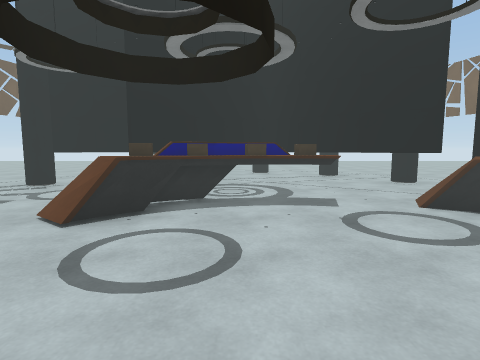
view 1 (above)

24 first-person views from a walk through a scene from a Unity 3-D project. The camera is 1.3 m above the floor, tilts 6° down and sees 80° across. The floor is counted in squares, 1 m on a side. Each view is taken from the middle of a square. On the plan, view 1 faces up. The plan holds only what a view shows up to about 13 squares ahead; the rest is blank. The place goes on beyond the plan. The player is left out. Door leaves are left out, so doorways stand open. Some surface patterns are stand-ins.

view 2
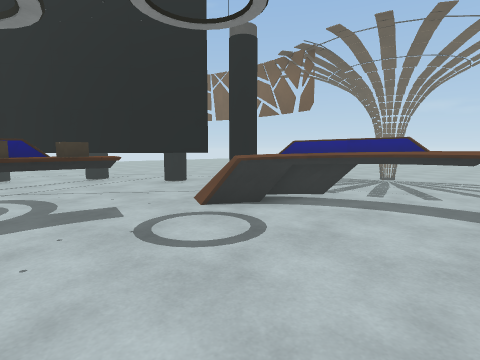

view 3
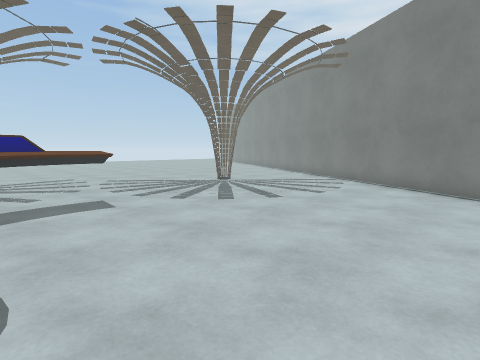

view 4
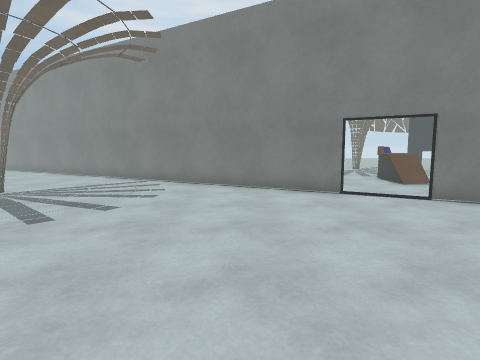

view 5
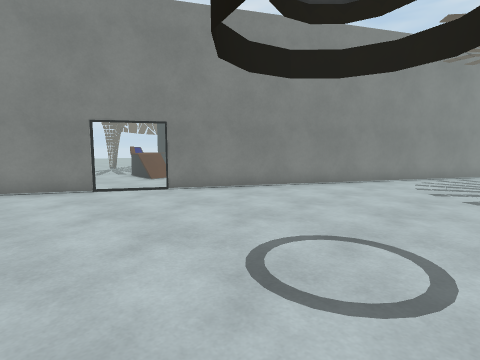

view 6
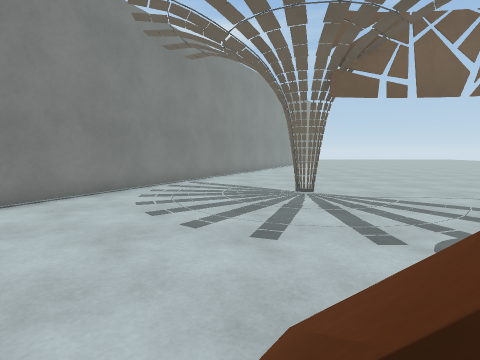

view 7
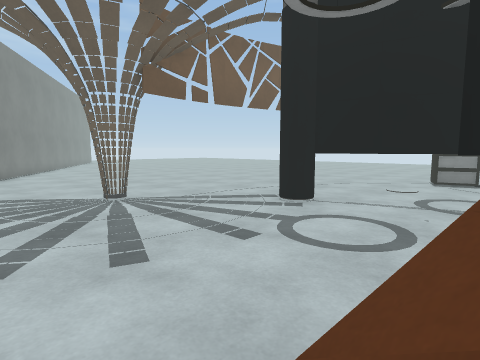

view 8
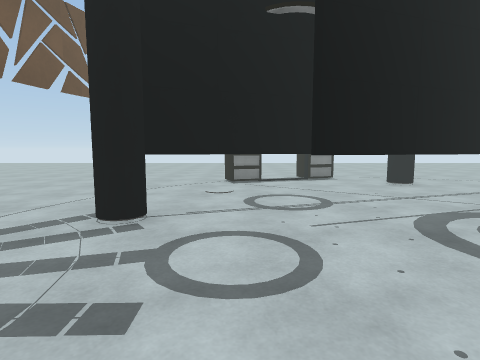

view 9
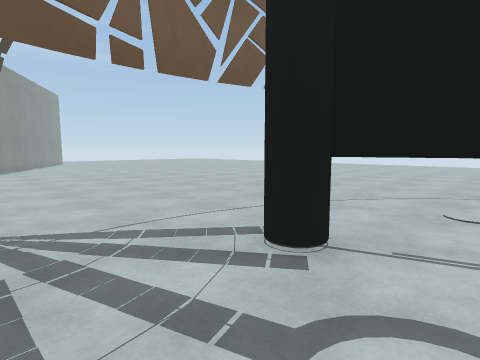

view 10
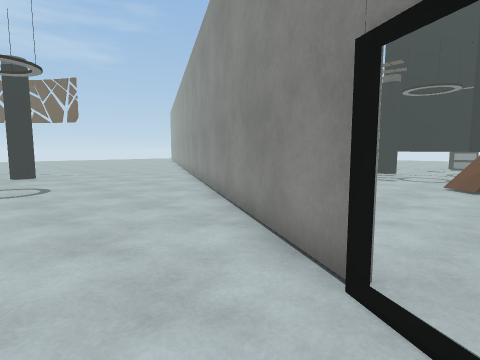

view 11
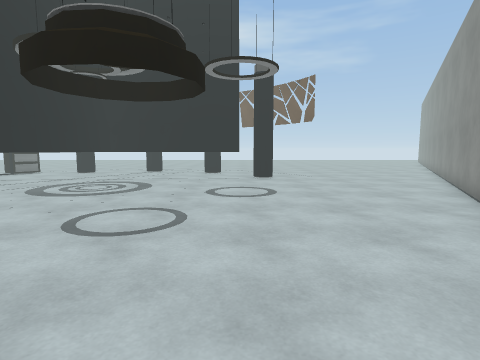

view 12
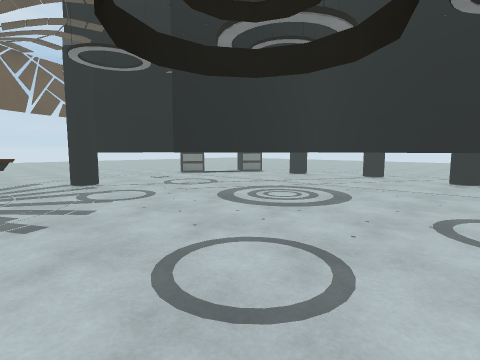

view 13
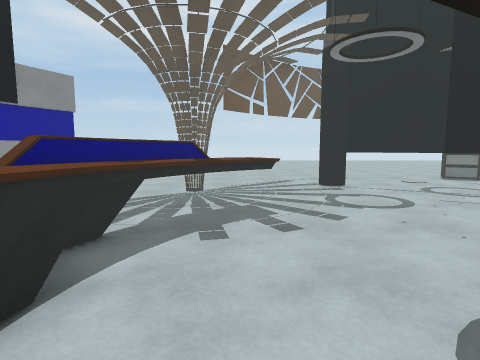

view 14
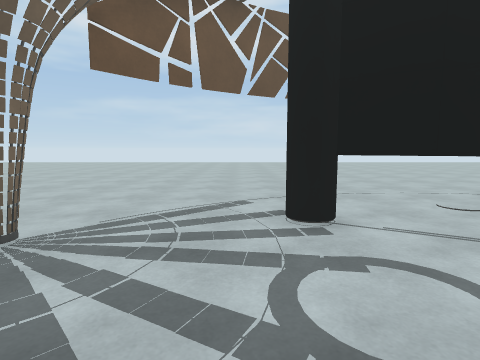

view 15
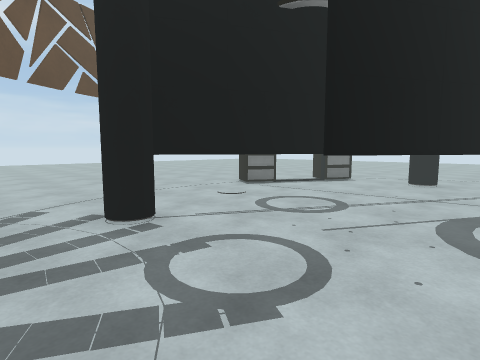

view 16
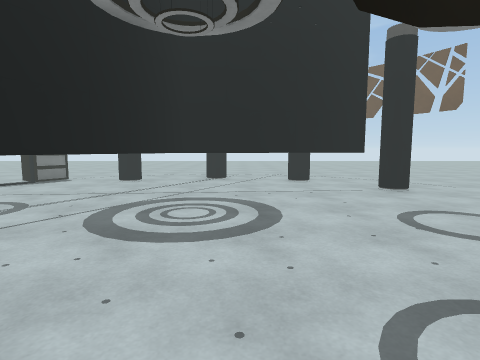

view 17
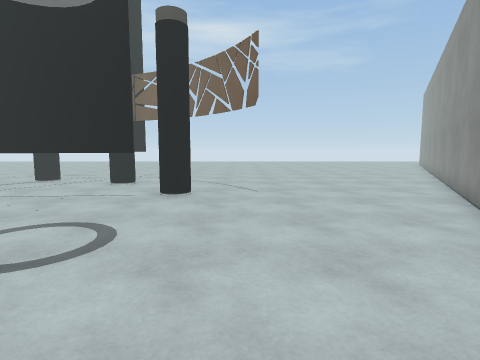

view 18
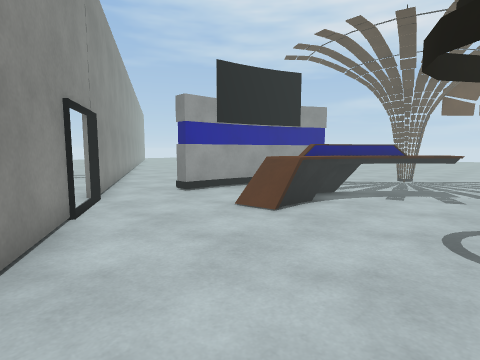

view 19
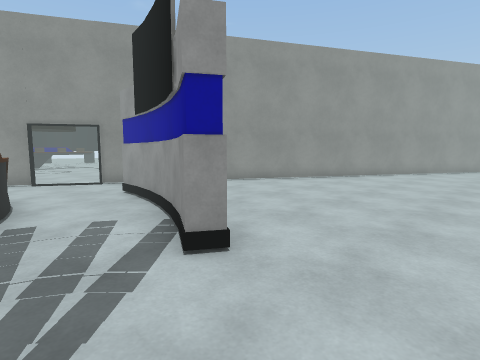

view 20
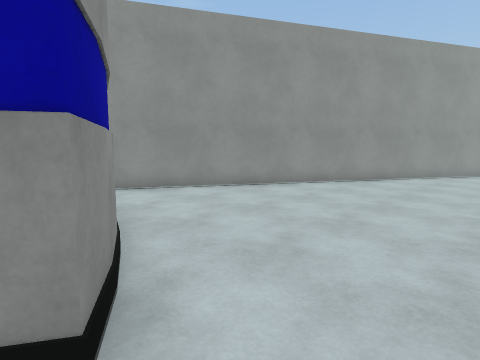

view 21
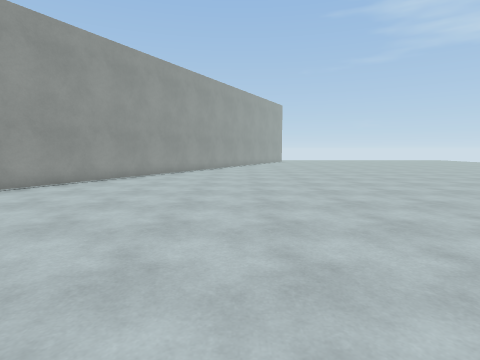

view 22
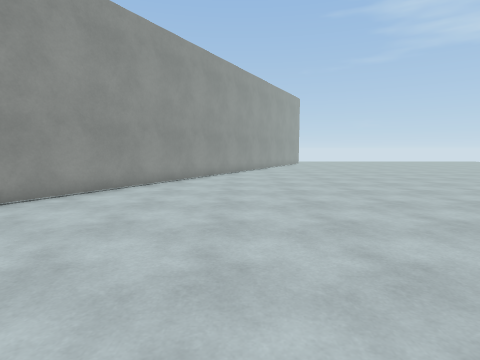

view 23
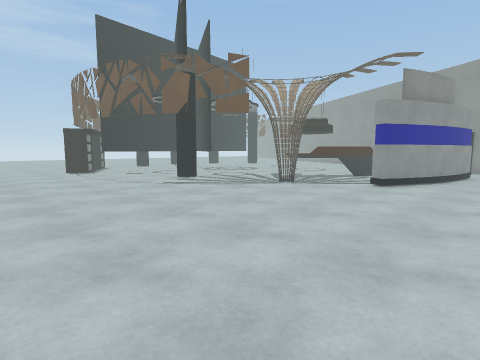

view 24
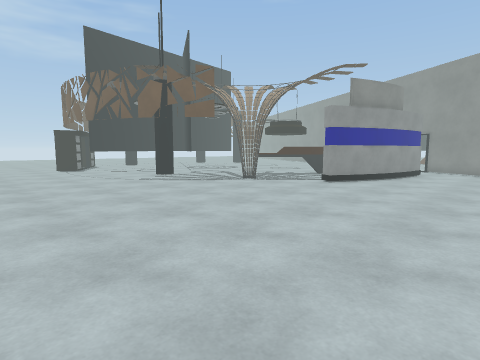

### Floor plan
Key: @ floor where view 1 was taken; # wall or solid block; x gap in a wall; . floor; D open door; = window, fence, low wall or low ledge; ^ raised ledge; T thing the floor can be seen under or through; O other object.
Columns run from 20 left of view 1 to 14 right of it. Each row starts with its distance up from view 1.
 21            ....
 20           .....
 19          ......
 18      ..........  D#O.. ...
 17      ..........#DDD.......
 16       ......... .....O...
 15      ...........  .......
 14     .............  ...  OO
 13    ...............
 12   ..............TT   T   ..
 11  ............OTTT TTTTT...OO.
 10 ............OO..TTT....T....
  9 ........................TT.
  8 ....................^^^...OO
  7   .......#....... ^OOOOxx##O
  6 ##...............^O^.....^^. .....
  5 .###.............^........^^.....#.
  4 ...###....................^^.......
  3 .....###...................^#......
  2 .......##..................^^......
  1 ........###........................
  0 ..........###.......@..............
 -1 ............###...................
 -2 ..............###................
 -3 ................##..............
 -4 ..OO.............DDD.........#.
 -5 ...x...............###.........
 -6 O..T.................###.......
 -7 O..T...........=.......###......
 -8 ...T...........^^..#.....##......
 -9   .T...........^^..#......###....
-10    T..........^^..##........###
-11    TT........^^^..#...........###
-12 ..  TTT......^^...#.............###
-13 O...  TT.........##...............#
-14 O...  T............................
-15 .... ..TT.....#....................
-16 #... ....TO........................
-17 ##D. .....O........................
-18 ODD# ..............................
-19    OO..............................
-20    ................................
-21   .................................
-22   .................................
-23  ......................  ..........
-24  ...... .............. .  .........

Positions as (right, up) in squares from view 1, and headings:
1: (0, 0), facing up
2: (0, 1), facing up-right
3: (0, 4), facing down-right
4: (2, 4), facing down
5: (2, 5), facing down-left
6: (-2, 5), facing left
7: (-3, 4), facing up-left
8: (-5, 5), facing up
9: (-5, 7), facing up-left
10: (-2, -6), facing up-left
11: (-4, -5), facing left
12: (-7, -5), facing down-left
13: (-7, -6), facing down
14: (-9, -11), facing down
15: (-8, -11), facing down-left
16: (-8, -9), facing left
17: (-9, -2), facing left
18: (-9, -2), facing down-right
19: (-5, -16), facing up-right
20: (-3, -15), facing up-right
21: (-3, -16), facing right
22: (1, -15), facing right
23: (1, -24), facing up-left
24: (3, -24), facing up-left
